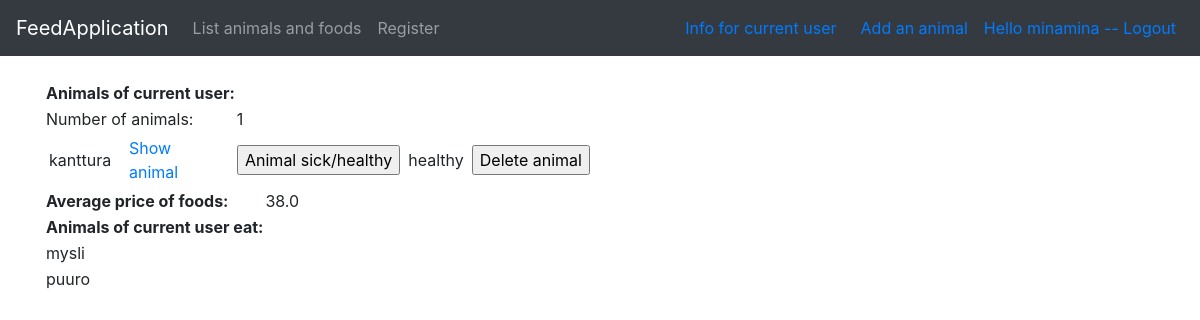
The app's page /animals/current/ (signed in) with its own data.
### application/auth/models.py (models this page shows, shortened)
class User(Base):
    __tablename__ = "account"
    name = db.Column(db.String(144), nullable=False)
    username = db.Column(db.String(144), nullable=False)
    password = db.Column(db.String(144), nullable=False)
    animals = db.relationship("Animal", backref='account', lazy=True)
    def get_id(self):
        return self.id
    @staticmethod
    def find_animals_of_current_user(account_id):
        stmt = text("SELECT * FROM Animal"
        " JOIN Account ON Account.id = Animal.account_id"
        " WHERE account_id = :account_id").params(account_id=account_id)
        res = db.engine.execute(stmt)
        response = []
        for row in res:
            response.append({"id":row[0], "time1":row[1], "time2":row[2], "name":row[3], "sick":row[5]})
        return response
    @staticmethod
    def count_animals_of_current_user(account_id):
        query1 = text("SELECT COUNT(Account.id) FROM Animal"
        " LEFT JOIN Account ON Account.id = Animal.account_id"
        " WHERE Animal.account_id = :account_id").params(account_id=account_id)
        res = db.engine.execute(query1)
        response = []
        for row in res:
            response.append({"count":row[0]})
        return response
    @staticmethod
    def average_of_food_prices(account_id):
        query2 = text("SELECT AVG(Food.price) FROM Food"
        " LEFT JOIN animalsfoods ON animalsfoods.food_id = Food.id"
        " LEFT JOIN Animal ON Animal.id = animalsfoods.animal_id"
        " LEFT JOIN Account ON Account.id = Animal.account_id"
        " WHERE Account.id = :account_id").params(account_id=account_id)
        res = db.engine.execute(query2)
        response = []
        for row in res:
            response.append({"average":row[0]})
        return response
    @staticmethod
    def find_foods_of_current_user(account_id):
        stmt = text("SELECT Food.name FROM Food"
        " LEFT JOIN animalsfoods ON animalsfoods.food_id = Food.id"
        " LEFT JOIN Animal ON Animal.id = animalsfoods.animal_id"
        " LEFT JOIN Account ON Account.id = Animal.account_id"
        " WHERE Account.id = :account_id"
        " GROUP BY Food.name").params(account_id=account_id)
        res = db.engine.execute(stmt)
        response = []
        for row in res:
            response.append({"name":row[0]})
        return response

### application/animals/models.py (models this page shows, shortened)
class Animal(Base):
    name = db.Column(db.String(144), nullable=False)
    account_id = db.Column(db.Integer, db.ForeignKey('account.id'),
                           nullable=False)
    user = db.relationship("User", backref='animal', lazy=True)
    foods = db.relationship("Food", secondary=animals_foods, back_populates='animals', lazy='dynamic')
    sick = db.Column(db.Boolean, nullable=False)

class Food(Base):
    name = db.Column(db.String(144), unique=True, nullable = False)
    animals = db.relationship("Animal", secondary=animals_foods, back_populates='foods', lazy='dynamic')
    price = db.Column(db.Integer, nullable = True)

### application/animals/views.py (the view)
@app.route("/animals/current/", methods=["GET"])
@login_required
def current_animals():
    owner = current_user
    owner_id = owner.get_id()
    return render_template("animals/current.html", form = FoodForm(),
        currentanimals = User.find_animals_of_current_user(owner_id), currentfoods = User.find_foods_of_current_user(owner_id),
        counts = User.count_animals_of_current_user(owner_id), average = User.average_of_food_prices(owner_id))

### application/animals/forms.py
class FoodForm(FlaskForm):
    name = StringField("New food:", [validators.Length(min=2, max=20)])
    class Meta:
        csrf = False

### application/__init__.py (called while the page is built)
@login_manager.user_loader
def load_user(user_id):
    return User.query.get(user_id)

### application/templates/animals/current.html (shortened to what this page needs)
{% extends "layout.html" %}
{% block body %}
<table>
<tr>
<td>
  <b>Animals of current user:</b>
</td> </tr>
<tr>
<td>Number of animals: </td>
{% for counte in counts %}
  <td>{{ counte.count }}</td>
</tr>
{% endfor %}
</table>
{% for animal in currentanimals %}
<table cellspacing="4" cellpadding="4">
    <tr>
      <td style="width:80px">{{ animal.name }}</td>
      <td style="width:100px"><a href="{{ url_for('animals_show_animal', animal_id=animal.id) }}">Show animal</a></td>
      <td></td>
      <td>
        <form method="POST" action="{{ url_for('animals_set_sick', animal_id=animal.id) }}">
          <input type="submit" value="Animal sick/healthy"/>
        </form>
            </td>
            {% if animal.sick == 1 %}
            <td style="width:60px">sick</td>
            {% else %}
            <td style="width:60px">healthy</td>
            {% endif %}
        <td style="width:80px"><form method="GET" action="{{ url_for('animals_delete', animal_id=animal.id) }}">
            <input type="submit" value="Delete animal"/></form></td>
    </tr>
  </table>
{% endfor %}
  <table>
    <tr>
      <th>Average price of foods:</th>
        {% for avg in average %}
        <td>{{ avg.average }}</td>
      </tr>
        {% endfor %}
      <th>Animals of current user eat:</th>
    </table>
    {% for food in currentfoods %}
    <table>
      <tr>
        <td>{{ food.name }} </td>
      </tr>
    </table>
    {% endfor %}
{% endblock %}

### application/templates/layout.html (shortened to what this page needs)
<!DOCTYPE html>
<html>
  <head>
    <link rel="stylesheet" href="https://maxcdn.bootstrapcdn.com/bootstrap/4.0.0/css/bootstrap.min.css">
  </head>
  <body>
    <nav class="navbar navbar-expand-md navbar-dark bg-dark mb-4">
      <a class="navbar-brand" href="#">FeedApplication</a>
<div class="collapse navbar-collapse" id="navbarCollapse">
        <ul class="navbar-nav mr-auto">
          <li class="nav-item">
            <a class="nav-link" href="{{ url_for('animals_index') }} ">List animals and foods</a>
          </li>
          <li class="nav-item">
            <a class="nav-link" href="{{ url_for('animals_userform') }} ">Register</a>
          </li>
        </ul>
        <div class="form-inline mt-2 mt-md-0 px-2">
          {% if current_user.is_authenticated %}
            <div class="px-2"><a href="{{ url_for('current_animals') }} ">Info for current user</a></div>
            <div class="px-2"></div><a href="{{ url_for('animals_form') }} ">Add an animal</a></div>
            <div class="px-2"><a href="{{ url_for('auth_logout') }}">Hello {{ current_user.name }} -- Logout</a></div>
	        {% else %}
	        <a href="{{ url_for('auth_login') }}">Login</a>
	        {% endif %}
        </div>
    </nav>
    <main role="main" class="container">
    {% block body %}{% endblock %}
    </main>
  </body>
</html>

### records on screen
User: name "minamina"
Animal: name "kanttura", sick "healthy"
Food: name "mysli"
Food: name "puuro"

### other values on screen
{{ counte.count }} "1"
{{ avg.average }} "38.0"
